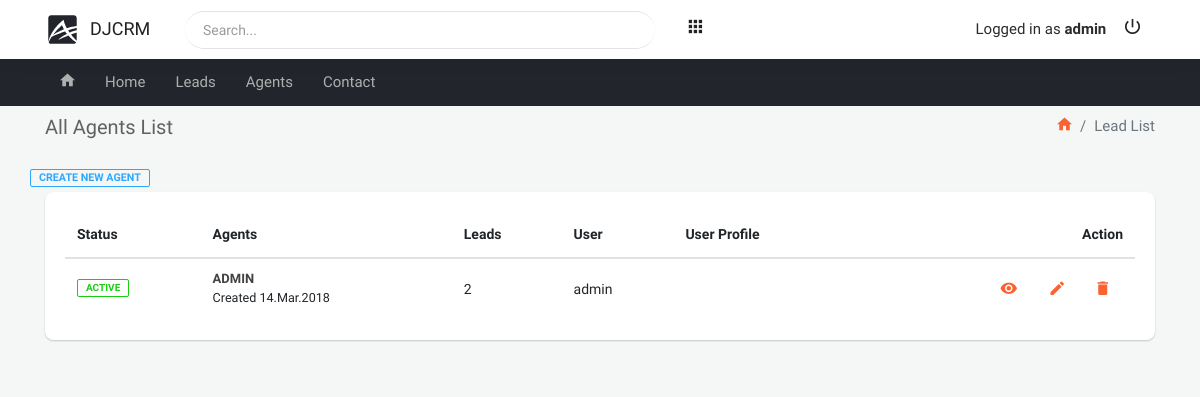
The app's page /agent-list/ (signed in), older data.
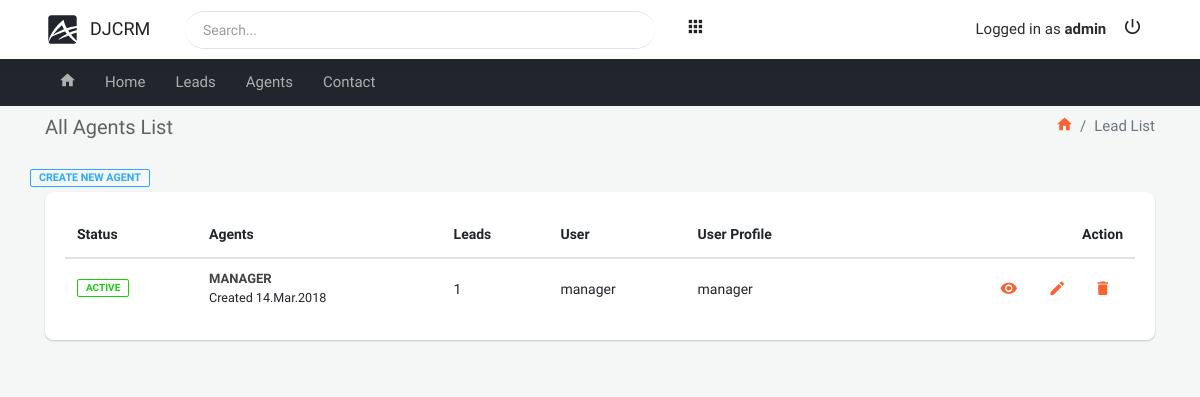
The same page, newer data.
### leads/models.py (models this page shows, shortened)
class Agent(models.Model):
    user = models.OneToOneField(User, on_delete=models.CASCADE)
    organization = models.ForeignKey(UserProfile, on_delete=models.CASCADE, default=2)

class User(AbstractUser):
    is_organization = models.BooleanField(default=True)
    is_agent = models.BooleanField(default=False)

class UserProfile(models.Model):
    user = models.OneToOneField(User, on_delete=models.CASCADE)

### agents/views.py (the view)
# urls.py: path('agent-list/', AgentListView.as_view(), name='agent-list'),
class AgentListView(OrganizationLoginRequiredMixin, generic.ListView):
    template_name = 'agents/agent-list.html'
    queryset = Agent.objects.all()
    context_object_name = 'agents'

### agents/mixins.py (called while the page is built)
    def dispatch(self, request, *args, **kwargs):
        if not request.user.is_authenticated or not request.user.is_organization:
            return redirect('leads:lead-list')
        return super().dispatch(request, *args, **kwargs)

### templates/agents/agent-list.html (shortened to what this page needs)
{% extends 'base.html' %}
{% block content %}
    <div class="container">
        <div class="block-header">
            <div class="row clearfix">
                <div class="col-lg-5 col-md-5 col-sm-12">
                    <h2>All Agents List</h2>
                </div>
                <div class="col-lg-7 col-md-7 col-sm-12">
                    <ul class="breadcrumb float-md-right padding-0">
                        <li class="breadcrumb-item"><a href="{% url 'home' %}"><i class="zmdi zmdi-home"></i></a></li>
                        <li class="breadcrumb-item active">Lead List</li>
                    </ul>
                </div>
            </div>
        </div>
        <div class="row clearfix">
            <a class="badge badge-info pull-right" href="{% url 'agents:agent-create' %}">Create New Agent</a>
            <div class="col-lg-12 col-md-12">
                <div class="card">
                    <div class="body project_report">
                        <div class="table-responsive">
                            <table class="table m-b-0 table-hover">
                                <thead>
                                <tr>
                                    <th>Status</th>
                                    <th>Agents</th>
                                    <th>Leads</th>
                                    <th>User</th>
                                    <th>User Profile</th>
                                    <th>Action</th>
                                </tr>
                                </thead>
                                <tbody>
                                {% for agent in agents %}
                                    <tr>
                                        <td>
                                            <span class="badge badge-success">Active</span>
                                        </td>
                                        <td class="project-title">
                                            <h6>
                                                <a href="{% url 'agents:agent-details' agent.id %}">{{ agent.user.username }}</a>
                                            </h6>
                                            <small>Created 14.Mar.2018</small>
                                        </td>
                                        <td>
                                            {{ agent.lead_set.count }}
                                        </td>
                                        <td>{{ agent.user.username }}</td>
                                        <td>
                                            {{ agent.organization.user.username }}
                                        </td>
                                        <td class="project-actions">
                                            <a href="{% url 'agents:agent-details' agent.id %}"
                                               class="btn btn-neutral btn-sm"><i class="zmdi zmdi-eye"></i></a>
                                            <a href="{% url 'agents:agent-update' agent.id %}"
                                               class="btn btn-neutral btn-sm"><i
                                                    class="zmdi zmdi-edit"></i></a>
                                            <a href="{% url 'agents:agent-delete' agent.id %}"
                                               class="btn btn-neutral btn-sm"><i class="zmdi zmdi-delete"></i></a>
                                        </td>
                                    </tr>
                                {% endfor %}
                                </tbody>
                            </table>
                        </div>
                    </div>
                </div>
            </div>
        </div>
    </div>
{% endblock %}

Row changes from the older to the newer data that the page shows:
removed Agent: user.username "ADMIN", lead_set.count "2", user.username "admin"
added Agent: user.username "MANAGER", lead_set.count "1", user.username "manager", organization.user.username "manager"
